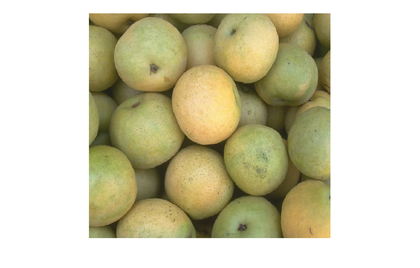
%> input picture standard_sift/change.png, 420 x 268 px, shrunk from 1416 x 905 before the run
$ octave --eval "result = ORB(imread('../../standard_sift/change.png'));"   (GNU Octave 9; MATLAB toolbox functions it lacks are replaced by stand-ins)
%> lines starting %> are read from the running program, lines starting %| are printed output that depends on the picture
### 特征点检测算法/orb/getGuassianPyramid.m
function GuassianPyramid = getGuassianPyramid(img,n,sigma0,octaves)

%%% warning %%%
% 图像过大时
% 建议 octaves 最大不超过 6
%%%%%%%%%%%%%%%

%:param img: the original img.
%:param sigma0: sigma of the first stack of the first octave. default 1.52 for complicate reasons.
%:param n: how many stacks of feature that you want to extract.
%:param stacks: how many stacks does every octave have. stacks must bigger than 3.
%:param k: the ratio of two adjacent stacks' scale.
%:param octaves: how many octaves do we have.
%:return: the DoG Pyramid
    [r,c]=size(img);
    if octaves == 0
        octaves = fix(log2(min(r,c))) - 3;
        if octaves > 6
            octaves = 6;
        end
    end
    k = 2^(1.0 / n);

    sigma=[];
    for o =0:octaves-1
        sigma=[sigma ;(k)*sigma0*(2^o)];
    end

    for o=1:octaves
       samplePyramid(o).octaves = img(1:2^(o-1):r,1:2^(o-1):c);
    end

    for i=1:octaves
% [5 lines of commented-out code are left out]
 GuassianPyramid(i).octaves = samplePyramid(i).octaves ;
    end

end


### 特征点检测算法/orb/orb_LocateKeyPoint.m
function [ region ,KeyPoints] = orb_LocateKeyPoint(sigma,GuassianPyramid,n)

% :param DoG: DoG Pyramid of the original img
% :param sigma: default sigma 1.6
% :param GuassianPyramid: the GuassianPyramid of the original img
% :param n: how many stacks of feature that you want to extract.
% :param BinNum: 1 direction per 10 degrees ,a total of 36 direction
% return :

    %%%%%%%%%
    %减少方向提高速率
    binNum = 36 ; % 确定主方向时方向个数（直方图个数）
    %%%%%%%%

    KeyPoints = [];
    [~,octaves,~] = size(GuassianPyramid);

     for o=1:octaves

          Points = detectFASTFeatures(GuassianPyramid(o).octaves);
          KeyPointLocation = Points.Location ;
          count = Points.Count ;

          KeyPoints = [KeyPoints ; KeyPointLocation(:,2).*(2^(o-1)) ,...
                        KeyPointLocation(:,1).*(2^(o-1)),...
                        o*ones(count,1),...
                        ones(count,1),...
                        ones(count,1)*sigma *(2.0^((1 + n*o )/ n))];

     end

     [r,~]=size(KeyPoints);

     region = [];
     p_box = [];
     for i=1:r
         o = KeyPoints(i,3);
         sigma1 = sigma*2^((o+1)/(n+3));
         [ neighborhood ,nx] = orb_GetMainDirection2(GuassianPyramid(o).octaves ,KeyPoints(i,1) , KeyPoints(i,2) , sigma1 ,binNum );
         if nx == 0
             p_box = [p_box,i];
             continue
         end
         region =[region ; neighborhood];
     end
     KeyPoints( p_box ,:) = [] ;

end

### 特征点检测算法/orb/orb_GetMainDirection2.m
function  [ neighborhood , n] = orb_GetMainDirection2( img , x, y, sigma , binNum)

% :param img:
% :param x: row
% :param y: col
% :param binNum:
% return : 返回旋转后的邻域
    Box=[];
    [r,c,~]=size(img);
    R = round(sigma);
    neighborhood = 0;

    % 裁取正方形区域
    if x-R-1 <=0 || x+R+1>r || y-R-1<=0 || y+R+1>c
        n = 0;
    else
        imgor = img( x-R-1:x+R+1, y-R-1:y+R+1);
        % 高斯模糊
        G_imgor = conv2( imgor, GuassianKernel(sigma*1.5 , 5),'same');
        % 圆形区域上半部分
        for i=R-1:-1:0
            chord = getChordLength( i, R) ;
            for j=0:chord-1
                postion_x = R-i+1;
                postion_y = R-(chord-1)/2 + 2 + j;
                % 幅值
                mold = ( (G_imgor(postion_x+1,postion_y)-G_imgor(postion_x-1,postion_y))^2 ...
                    + (G_imgor(postion_x,postion_y+1)-G_imgor(postion_x,postion_y-1))^2)^0.5;
                % 幅角
                angle = atan( ( G_imgor( postion_x+1 ,postion_y) - G_imgor( postion_x-1 ,postion_y)) / ...
                    ( G_imgor( postion_x ,postion_y+1) - G_imgor( postion_x ,postion_y-1)) );

                Box = [Box; mold , angle ];

            end
        end

        % 圆形区域下半部分
        for i=R+2:2*R-1
            chord = getChordLength( i-R-1, R) ;
            for j=0:chord-1
                postion_x = i;
                postion_y = R-(chord-1)/2 + 2 + j;
                % 幅值
                mold = ( (G_imgor(postion_x+1,postion_y)-G_imgor(postion_x-1,postion_y))^2 ...
                    + (G_imgor(postion_x,postion_y+1)-G_imgor(postion_x,postion_y-1))^2)^0.5;
                % 幅角
                angle = atan( ( G_imgor( postion_x+1 ,postion_y) - G_imgor( postion_x-1 ,postion_y)) / ...
                    ( G_imgor( postion_x ,postion_y+1) - G_imgor( postion_x ,postion_y-1)) );

                 Box = [Box; mold , angle ];

            end
        end

        binBox = BallotBox2(Box,binNum);
        [~,index] = sort( binBox, 'descend');

        n = 1;
        if index(1) == binNum
            direction = 0;
        else
            direction = index(1)*(360/binNum);
        end

        neighborhood = getNeighborhood(img , x , y, direction);

        if neighborhood == 0
            n = 0;
        end

    end
end

### 特征点检测算法/orb/GuassianKernel.m
function result=GuassianKernel(sigma , dim)

% :param sigma: Standard deviation
% :param dim: dimension(must be positive and also an odd number)
% :return: return the required Gaussian kernel.

    tump=[];
    for t=0:dim-1
        tump = [tump , t - fix(dim/2)];
    end
    assistant = [];
    for i=1:dim
        assistant=[assistant;tump];
    end
    temp = 2*sigma*sigma;
    result = (1.0/(temp*pi))*exp(-(assistant.^2+(assistant').^2)./temp);
    result = result/sum(sum(result)); % 归一化 0.010~0.02s

end


### 特征点检测算法/orb/BallotBox2.m
function binBox = BallotBox2( Box, binNum)

% function: 按直方图数量生成投票范围，并根据范围进行一次投票
% param mold: 幅度
% param angle：幅角 , 幅度制
% param binBox: 投票箱
% param binNum: 直方图数量
% return：binBox

    binBox=zeros(1,binNum);
    mold = Box(:,1);
    angle = Box(:,2).*(180/pi);

    angle(angle<0) = 360 - abs(angle(angle<0));
    angle(angle==360) = angle(angle==360)-1;

    minRange = 360/binNum ;

    angle = fix( angle./ minRange );
    for i=1:binNum
        binBox(i)=sum(mold(angle==(i-1)));
    end

end

### 特征点检测算法/orb/getNeighborhood.m
function region = getNeighborhood( img , x , y , ori)

    img = im2double(img);
    [r_x,c_y]=size(img);
    if x>16 && y>16 && x<c_y - 16 && y<r_x - 16

        ORI=[1 0 y;0 1 x;0 0 1]*[cosd(ori),-sind(ori),0;sind(ori),cosd(ori),0;0 0 1]*[1 0 -y;0 1 -x;0 0 1];
        num = 11;
        region_x = [x-num, x-num, x+num, x+num];
        region_y = [y-num, y+num, y+num, y-num];

        BW = roipoly(img,region_x,region_y); % 生成所选中区域的二值化图像cut
        [coordinate_x,coordinate_y] = find( BW==1 ); % 获得选中区域的坐标位置

        a=ORI*[coordinate_x';coordinate_y'; ones(1,length(coordinate_x))];

        X = a(1,:);
        Y = a(2,:);
        A=fix(X);
        B=fix(X)+1;
        C=fix(Y);
        D=fix(Y)+1;

        imgcb = [];
        imgCA = [];
        imgdb = [];
        imgda = [];

        for i=1:(num)*(num)*4
            imgcb = [imgcb,img(C(i) ,B(i))];
            imgCA = [imgCA,img(C(i) ,A(i))];
            imgdb = [imgdb,img(D(i) ,B(i))];
            imgda = [imgda,img(D(i) ,A(i))];
        end
        ge = ( X - A ).*( imgcb - imgCA )+imgCA;
        gf = ( X - A ).*( imgdb - imgda )+imgda;
        region = ( Y - C ).*( ge - gf ) + ge ;
    else
        region = 0;
    end
end

### 特征点检测算法/orb/orb_calcORBDescriptor.m
function figre = orb_calcSIFTDescriptor( regoin )
%:function :
%:param regoin : n*484
%:return £ºfigre
    [~,c]=size(regoin);
    figre = [];

    for i=1:fix(c/2)
        figre = [figre,regoin(:,i)>regoin(:,c-i+1)];
    end

end

### 特征点检测算法/orb/ORB.m
function [KeyPoints,discriptors]=ORB(img)

% :param img: the original img
% :return : KeyPoints and discriptors

    SIFT_SIGMA = 1.6;
    SIFT_INIT_SIGMA = 0.5;   % 摄像头的尺度
    sigma0 = sqrt(SIFT_SIGMA^2 - SIFT_INIT_SIGMA^2);

    n = 3;

    GuassianPyramid = getGuassianPyramid(img, n, sigma0 ,0 );
%> after the loop in getGuassianPyramid, `for o=1:octaves`: samplePyramid = 5 items
    [regoin , KeyPoints] = orb_LocateKeyPoint(sigma0 , GuassianPyramid, n);
    discriptors = orb_calcORBDescriptor( regoin );

end
%> the loop in orb_LocateKeyPoint, `for o=1:octaves` made 5 passes
%> (Points, count) on passes 1 to 5: (47 points, 47), (93 points, 93), (115 points, 115), (85 points, 85), (38 points, 38)
%> after the loop in orb_LocateKeyPoint, `for o=1:octaves`: KeyPoints = 378 rows, first 8: [15 90 1 1 3.83; 15 305 1 1 3.83; 15 307 1 1 3.83; 15 330 1 1 3.83; 15 510 1 1 3.83; 15 750 1 1 3.83; 15 930 1 1 3.83; 15 1170 1 1 3.83]
%> in orb_LocateKeyPoint, `[r,~]=size(KeyPoints);`: r = 378
%> the loop in orb_LocateKeyPoint, `for i=1:r` made 378 passes
%> (n in orb_GetMainDirection2, direction in orb_GetMainDirection2, nx, p_box) on passes 1 to 8: (0, 50, 0, 1), (0, 10, 0, [1 2]), (0, 340, 0, [1 2 3]), (0, 320, 0, [1 2 3 4]), (0, 340, 0, [1 2 3 4 5]), (0, 10, 0, [1 2 3 4 5 6]), (0, 20, 0, [1 2 3 4 5 6 7]), (0, 350, 0, [1 2 3 4 5 6 7 8])
%> (n in orb_GetMainDirection2, direction in orb_GetMainDirection2, nx) on passes 22 to 27: (0, 330, 0), (0, 10, 0), (0, 290, 0), (0, 50, 0), (0, 30, 0), (0, 40, 0)
%> pass 1, in getNeighborhood, `img = im2double(img);`:
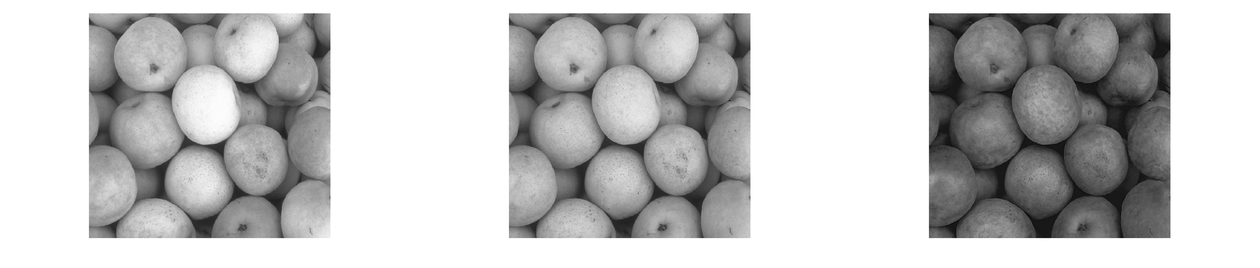
%> img: size 268x1260 double; min 0.0196, max 1, mean 0.767

$ run again, on standard_sift/orgin1.png
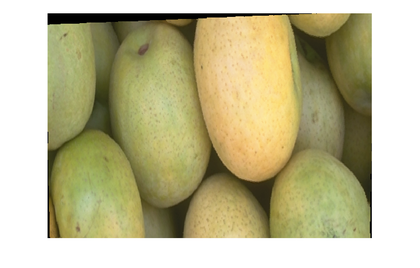
%> input picture standard_sift/orgin1.png, 420 x 268 px, shrunk from 1416 x 905 before the run
%> after the loop in getGuassianPyramid, `for o=1:octaves`: samplePyramid = 5 items
%> the loop in orb_LocateKeyPoint, `for o=1:octaves` made 5 passes
%> (Points, count) on passes 1 to 5: (41 points, 41), (50 points, 50), (55 points, 55), (54 points, 54), (35 points, 35)
%> after the loop in orb_LocateKeyPoint, `for o=1:octaves`: KeyPoints = 235 rows, first 8: [14 311 1 1 3.83; 14 317 1 1 3.83; 14 731 1 1 3.83; 15 49 1 1 3.83; 15 281 1 1 3.83; 15 287 1 1 3.83; 15 352 1 1 3.83; 15 371 1 1 3.83]
%> in orb_LocateKeyPoint, `[r,~]=size(KeyPoints);`: r = 235
%> the loop in orb_LocateKeyPoint, `for i=1:r` made 235 passes
%> (n in orb_GetMainDirection2, direction in orb_GetMainDirection2, nx, p_box) on passes 1 to 6: (0, 10, 0, 1), (0, 320, 0, [1 2]), (0, 0, 0, [1 2 3]), (0, 50, 0, [1 2 3 4]), (0, 30, 0, [1 2 3 4 5]), (0, 20, 0, [1 2 3 4 5 6])
%> pass 1, in getNeighborhood, `img = im2double(img);`:
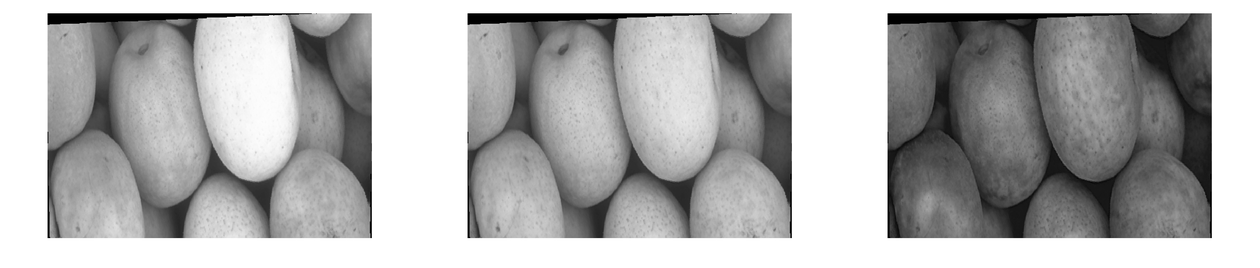
%> img: size 268x1260 double; min 0, max 1, mean 0.687

$ run again, on standard_sift/orgin2.png
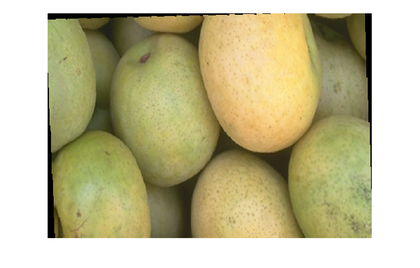
%> input picture standard_sift/orgin2.png, 420 x 268 px, shrunk from 1416 x 905 before the run
%> after the loop in getGuassianPyramid, `for o=1:octaves`: samplePyramid = 5 items
%> the loop in orb_LocateKeyPoint, `for o=1:octaves` made 5 passes
%> (Points, count) on passes 1 to 5: (72 points, 72), (51 points, 51), (56 points, 56), (55 points, 55), (36 points, 36)
%> after the loop in orb_LocateKeyPoint, `for o=1:octaves`: KeyPoints = 270 rows, first 8: [14 265 1 1 3.83; 14 270 1 1 3.83; 14 285 1 1 3.83; 14 685 1 1 3.83; 14 690 1 1 3.83; 14 705 1 1 3.83; 15 49 1 1 3.83; 15 228 1 1 3.83]
%> in orb_LocateKeyPoint, `[r,~]=size(KeyPoints);`: r = 270
%> the loop in orb_LocateKeyPoint, `for i=1:r` made 270 passes
%> (n in orb_GetMainDirection2, direction in orb_GetMainDirection2, nx, p_box) on passes 1 to 6: (0, 330, 0, 1), (0, 40, 0, [1 2]), (0, 50, 0, [1 2 3]), (0, 40, 0, [1 2 3 4]), (0, 330, 0, [1 2 3 4 5]), (0, 50, 0, [1 2 3 4 5 6])
%> pass 1, in getNeighborhood, `img = im2double(img);`:
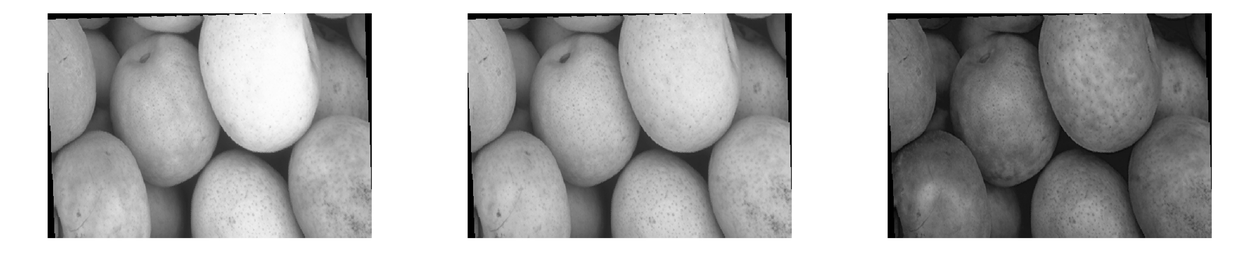
%> img: size 268x1260 double; min 0, max 1, mean 0.696
